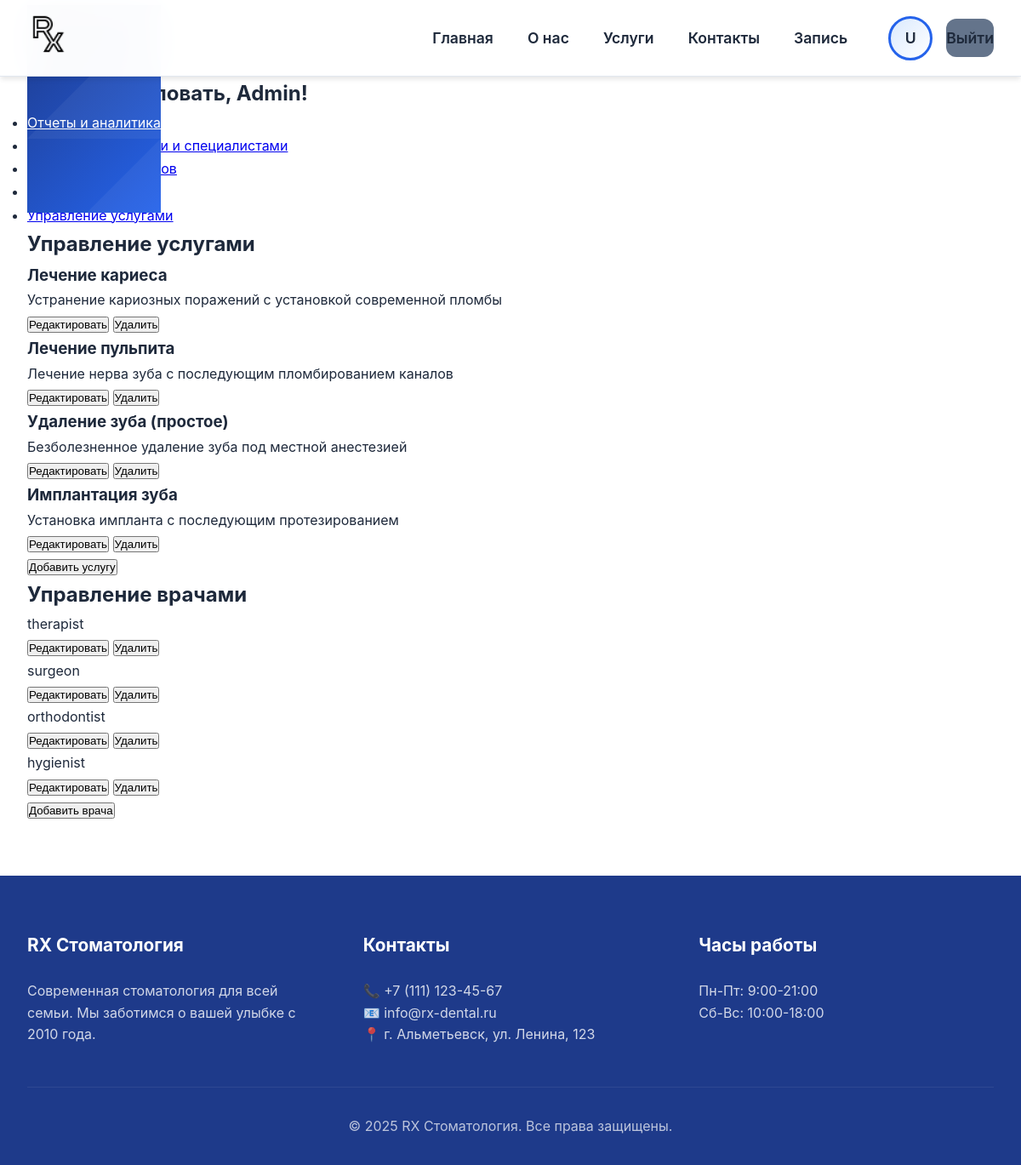
Page /admin-panel/ (signed in) on the committed database.
### dental/models.py (models this page shows, shortened)
class Service(models.Model):
    CATEGORY_CHOICES = [
        ('therapy', 'Терапевтическая стоматология'),
        ('surgical', 'Хирургическая стоматология'),
        ('medic', 'Лечение и реабилитация'),
        ('product', 'Товары'),
        ('diagnost', 'Диагностика'),
    ]
    name = models.CharField(max_length=200, verbose_name="Название услуги")
    description = models.TextField(verbose_name="Описание")
    price = models.DecimalField(max_digits=10, decimal_places=2, verbose_name="Цена")
    category = models.CharField(max_length=20, choices=CATEGORY_CHOICES, verbose_name="Категория")
    image = models.ImageField(upload_to='services/', verbose_name="Изображение", null=True, blank=True)
    is_active = models.BooleanField(default=True, verbose_name="Активна")
    class Meta:
        verbose_name = "Услуга"
        verbose_name_plural = "Услуги"

class Doctor(models.Model):
    SPECIALIZATION_CHOICES = [
        ('therapist', 'Терапевт'),
        ('surgeon', 'Хирург'),
        ('orthodontist', 'Ортодонт'),
        ('pediatric', 'Детский стоматолог'),
        ('hygienist', 'Гигиенист'),
    ]
    user = models.OneToOneField(User, on_delete=models.CASCADE, verbose_name="Пользователь")
    specialization = models.CharField(max_length=50, choices=SPECIALIZATION_CHOICES, verbose_name="Специализация")
    experience = models.IntegerField(verbose_name="Стаж работы (лет)")
    education = models.TextField(verbose_name="Образование")
    description = models.TextField(verbose_name="Описание")
    photo = models.ImageField(upload_to='doctors/', verbose_name="Фото", null=True, blank=True)
    is_active = models.BooleanField(default=True, verbose_name="Активен")
    class Meta:
        verbose_name = "Врач"
        verbose_name_plural = "Врачи"

### dental/views.py (the view)
# urls.py: path('admin-panel/', views.admin_panel, name='admin_panel'),
@login_required
def admin_panel(request):
    if not request.user.is_staff:
        messages.error(request, 'У вас нет доступа к админ панели.')
        return redirect('index')
    services = Service.objects.all()
    doctors = Doctor.objects.all()
    appointments = Appointment.objects.all().order_by('-created_at')[:10]
    return render(request, 'admin_panel.html', {
        'services': services,
        'doctors': doctors,
        'appointments': appointments
    })

### templates/admin_panel.html (shortened to what this page needs)
{% extends 'base.html' %}
{% load static %}
{% block content %}
<div class="container">
    <section class="admin">
        <div class="heading_admin">
            <h1>Добро пожаловать, Admin!</h1>
        </div>
        <ul class="admin_list">
            <li><a href="#" class="hero">Отчеты и аналитика</a></li>
            <li><a href="#">Управление врачами и специалистами</a></li>
            <li><a href="#">Мониторинг финансов</a></li>
            <li><a href="#">Запись на прием</a></li>
            <li><a href="#">Управление услугами</a></li>
        </ul>
        <div class="admin_services">
            <h2>Управление услугами</h2>
            {% for service in services %}
            <div class="service_item">
                <div class="service_info">
                    <h3>{{ service.name }}</h3>
                    <p>{{ service.description }}</p>
                </div>
                <div class="service_actions">
                    <button class="edit_service">Редактировать</button>
                    <button class="delete_service">Удалить</button>
                </div>
            </div>
            {% endfor %}
            <button class="add_service">Добавить услугу</button>
        </div>
        <div class="admin_doctors">
            <h2>Управление врачами</h2>
            {% for doctor in doctors %}
            <div class="doctor_item">
                <div class="doctor_info">
                    <p>{{ doctor.specialization }}</p>
                </div>
                <div class="doctor_actions">
                    <button class="edit_doctor">Редактировать</button>
                    <button class="delete_doctor">Удалить</button>
                </div>
            </div>
            {% endfor %}
            <button class="add_doctor">Добавить врача</button>
        </div>
    </section>
</div>
{% endblock %}

### templates/base.html (shortened to what this page needs)
<!DOCTYPE html>
<html lang="ru">
<head>
    {% load static %}
    <link rel="stylesheet" href="{% static 'css/modern-style.css' %}">
</head>
<body>
    <header class="header">
        <div class="container">
            <div class="logo">
                <a href="{% url 'index' %}">
                    <img src="{% static 'img/logo.png' %}" alt="RX Стоматология">
                </a>
            </div>
            <nav class="nav">
                <ul>
                    <li><a href="{% url 'index' %}">Главная</a></li>
                    <li><a href="{% url 'about' %}">О нас</a></li>
                    <li><a href="{% url 'catalog' %}">Услуги</a></li>
                    <li><a href="{% url 'contacts' %}">Контакты</a></li>
                    <li><a href="{% url 'entry' %}">Запись</a></li>
                </ul>
                <div class="auth-buttons">
                    {% if user.is_authenticated %}
                    <div class="user-profile-nav">
                        <a href="{% url 'profile' %}" class="user-avatar {% if user.userprofile.avatar %}has-image{% endif %}">
                            {% if user.userprofile.avatar %}
                                <img src="{{ user.userprofile.avatar.url }}" alt="Профиль" class="nav-avatar-img">
                            {% else %}
                                {{ user.first_name|first|default:"U" }}{{ user.last_name|first|default:"" }}
                            {% endif %}
                        </a>
                        <a href="{% url 'logout' %}" class="logout-btn">Выйти</a>
                    </div>
                    {% else %}
                    <a href="{% url 'login' %}" class="combined-auth-btn">
                        <span>Войти / Регистрация</span>
                    </a>
                    {% endif %}
                </div>
            </nav>
        </div>
    </header>
    <main>
        {% block content %}
        {% endblock %}
    </main>
    <footer class="footer">
        <div class="container">
            <div class="footer-content">
                <div class="footer-section">
                    <h3>RX Стоматология</h3>
                    <p>Современная стоматология для всей семьи. Мы заботимся о вашей улыбке с 2010 года.</p>
                </div>
                <div class="footer-section">
                    <h3>Контакты</h3>
                    <p>📞 +7 (111) 123-45-67</p>
                    <p>📧 info@rx-dental.ru</p>
                    <p>📍 г. Альметьевск, ул. Ленина, 123</p>
                </div>
                <div class="footer-section">
                    <h3>Часы работы</h3>
                    <p>Пн-Пт: 9:00-21:00</p>
                    <p>Сб-Вс: 10:00-18:00</p>
                </div>
            </div>
            <div class="footer-bottom">
                <p>© 2025 RX Стоматология. Все права защищены.</p>
            </div>
        </div>
    </footer>
</body>
</html>

### rows in the picture
Service: name "Лечение кариеса", description "Устранение кариозных поражений с установкой современной пломбы"
Service: name "Лечение пульпита", description "Лечение нерва зуба с последующим пломбированием каналов"
Service: name "Удаление зуба (простое)", description "Безболезненное удаление зуба под местной анестезией"
Service: name "Имплантация зуба", description "Установка импланта с последующим протезированием"
Doctor: specialization "therapist"
Doctor: specialization "surgeon"
Doctor: specialization "orthodontist"
Doctor: specialization "hygienist"

### other values in the picture
{{ user.first_name|first|default:"U" }} "U"
